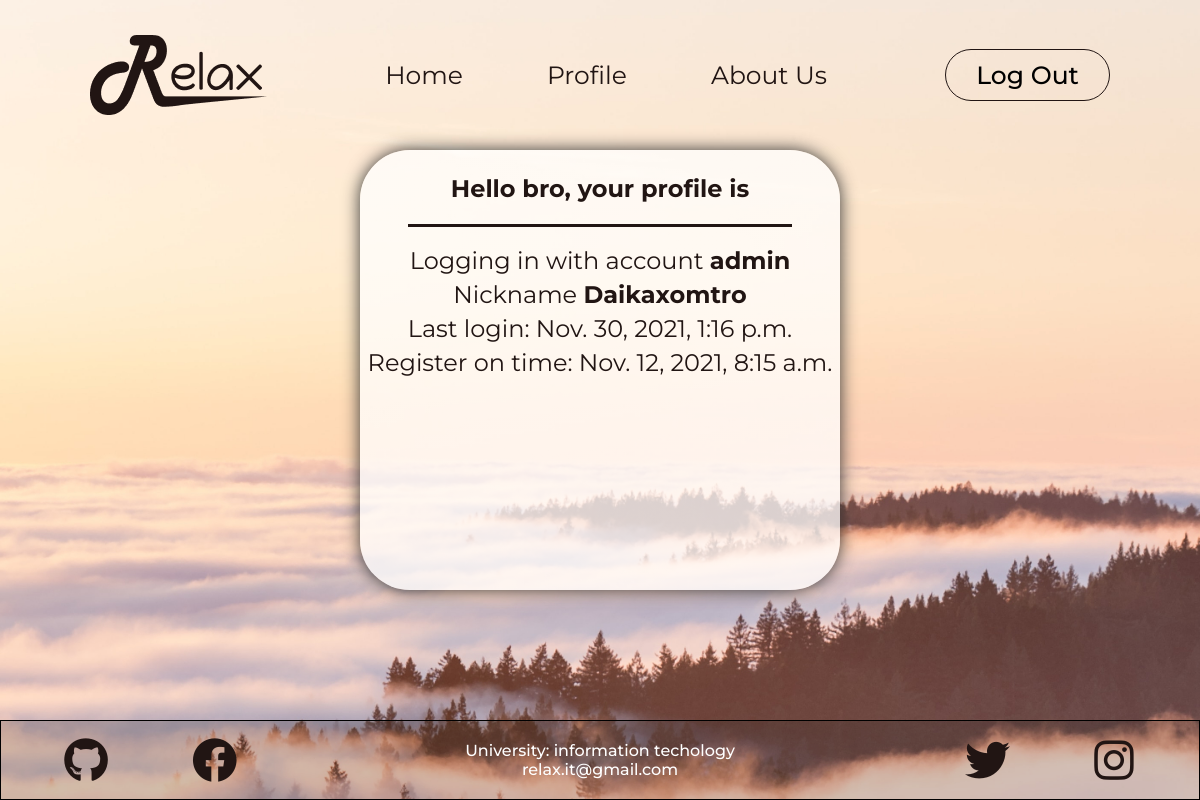
/profile/ (signed in), run on the app's committed database.
### authencation/models.py (models this page shows, shortened)
class Users(AbstractUser):
    username_validator = UnicodeUsernameValidator()
    username = models.CharField(
        _('username'),
        max_length=40,
        unique=True,
        help_text=_('Required. 40 characters or fewer. Letters, digits and @/./+/-/_ only.'),
        validators=[username_validator],
        error_messages={
            'unique': _("A user with that username already exists."),
        },
    )
    first_name = None
    last_name = None
    password = models.CharField(max_length=100)
    nickname = models.CharField(_('Nickname'), max_length=100, unique=True)
    date_joined = models.DateTimeField(_('date joined'), default=timezone.now)

### relax/views.py (the view)
# urls.py: path('profile/', views.ProfilesClass.as_view(), name='profile'),
class ProfilesClass(View):
    def get(self, request):
        return render(request, "home/profile.html")

### templates/home/profile.html (shortened to what this page needs)
{% extends 'base.html' %}
{% block content %}
<div class="profile-container">
    {% if user.is_authenticated %}
    <div class="profile">
        <p id="title-profiles">Hello bro, your profile is</p>
        <div class="contents-profile">
            <p>Logging in with account <strong>{{ user.username}}</strong></p>
            <p>Nickname  <strong>{{ user.nickname}}</strong></p>
            <p>Last login: {{ user.last_login }}</p>
            <p>Register on time: {{ user.date_joined }}</p>
        </div>
    </div>
    {% endif %}
</div>
{% endblock %}

### static/css/base.css (style rules this page uses)
* { margin: 0; padding: 0; font-family: "Montserrat", sans-serif; box-sizing: border-box; }

### static/css/home/profile.css (style rules this page uses)
.profile-container { width: 100%; color: #211513; text-align: center; }
.profile { background: linear-gradient(0deg, rgba(255, 255, 255, 0.75), rgba(255, 255, 255, 0.75)); box-shadow: 0 0 17px #333; border-radius: 50px; height: 55vh; width: 40%; margin:0 auto; padding: 2% 0; }
#title-profiles { font-weight: bold; font-size: x-large; border-bottom-width: 1px; border-bottom-color: gray; position: relative; text-decoration: none; padding: 0 15%; }
#title-profiles::after { position:absolute; content: ''; width: 80%; height: 3px; bottom: -3vh; text-align: center; background-color: #211513; left: 10%; }
.contents-profile { margin-top: 9%; }
.contents-profile p { margin: 1% 0; font-size: 18pt; }

### data on the page
Users: username "admin", nickname "Daikaxomtro", last_login "Nov. 30, 2021, 1:16 p.m.", date_joined "Nov. 12, 2021, 8:15 a.m."
